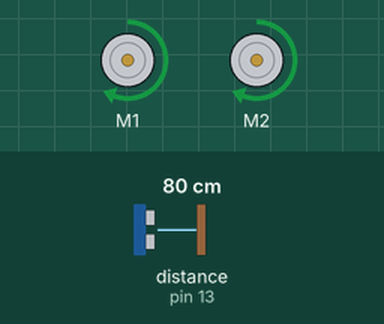
A sketch run on a simulated Arduino Uno, built with avr-gcc and run on an emulated ATmega328P. On the bench: 2 × DC motor (green arrow = forward, orange = backward, longer = faster). Wiring (inferred from the names in the program): ultrasonic range finder: trigger pin 12; echo pin 13. Inputs (shaded band) come from the test bench; at power-on: distance to the obstacle (sensor on pin 13) 80 cm. The echo pulse lasts 58.3 µs per cm.

Above: at 1.2 s.
1.3 s: distance to the obstacle (sensor on pin 13) set to 24 cm
2.8 s: distance to the obstacle (sensor on pin 13) set to 18 cm
At 3.8 s:
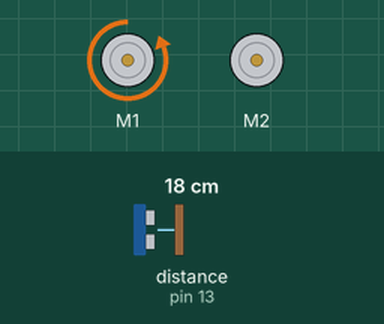
4.3 s: distance to the obstacle (sensor on pin 13) set to 35 cm
At 5.4 s:
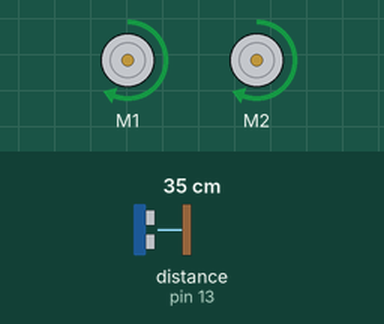
6.3 s: distance to the obstacle (sensor on pin 13) set to 2 cm
At 7.6 s:
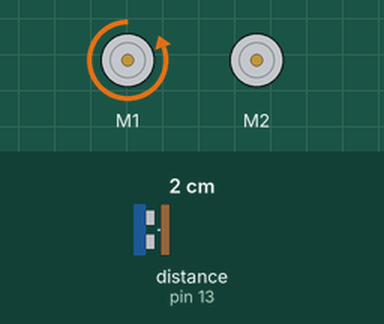
Timing chart, 0 to 8.8 s (numbered marks = the images above; inputs shaded):
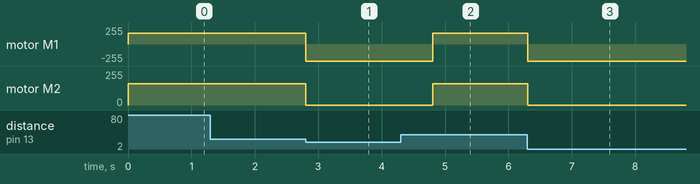

Measured:
- the behaviour switches between 21 and 20 cm on distance to the obstacle (sensor on pin 13) (found by bisection; images 0 and 1)
- after the input at 1.3 s, every drawn part: stays the same
- after the input at 2.8 s, motor M1: forward 160/255 → backward 255/255 at once; motor M2: forward 160/255 → stopped at once
- after the input at 4.3 s, motor M1: backward 255/255 → forward 160/255 after 0.50 s; motor M2: stopped → forward 160/255 after 0.50 s
- after the input at 6.3 s, motor M1: forward 160/255 → backward 255/255 at once; motor M2: forward 160/255 → stopped at once

The sketch:

Arduino_Based_Floor_Cleaning_Robot_using_Ultrasonic_Sensor.ino
```cpp
#include <AFMotor.h>

#define trigPin 12

#define echoPin 13

AF_DCMotor motor1(1,MOTOR12_64KHZ);

AF_DCMotor motor2(2, MOTOR12_8KHZ);

void setup() {

pinMode(trigPin, OUTPUT);

pinMode(echoPin, INPUT);

}

void loop() {

long duration, distance;

digitalWrite(trigPin, LOW);

delayMicroseconds(2);

digitalWrite(trigPin, HIGH);

delayMicroseconds(10);

digitalWrite(trigPin, LOW);

duration = pulseIn(echoPin, HIGH);

distance = (duration/2) / 29.1;

if (distance < 20) {

motor1.setSpeed(255);

motor2.setSpeed(0);

motor1.run(BACKWARD);

motor2.run(BACKWARD);

delay(2000); //CHANGE THIS ACCORDING TO HOW THE ROBOT TURNS.

}

else {

motor1.setSpeed(160); //CHANGE THIS ACCORDING TO HOW FAST YOUR ROBOT SHOULD GO.

motor2.setSpeed(160); //CHANGE THIS TO THE SAME VALUE AS YOU PUT IN ABOVE.

motor1.run(FORWARD);

motor2.run(FORWARD);

}

}
```
